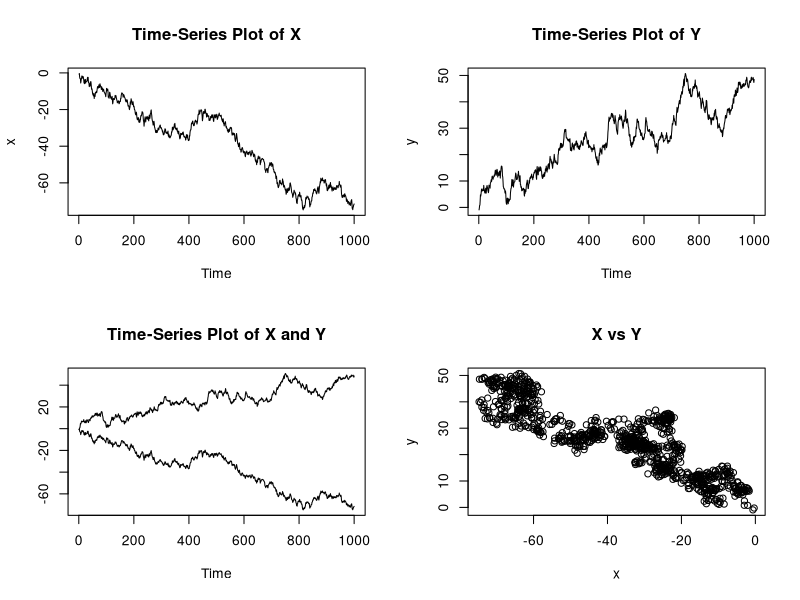
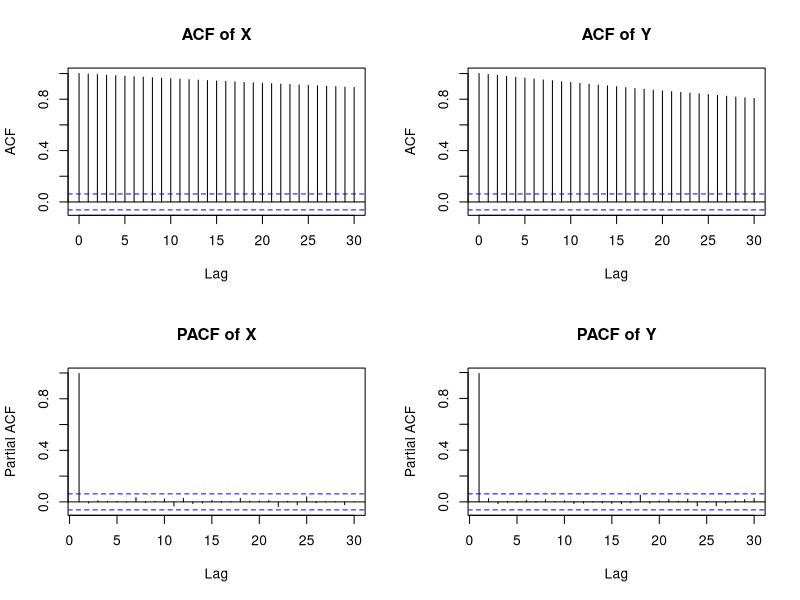

R code for these plots, in order:
set.seed(14)

x <- y <- rnorm(1000)
cor(x,y)
head(cbind(x,y))
mean(x-y)
sd(x-y)

y<- rnorm(1000)
cor(x,y)

for (i in 2:1000) {
  x[i] <- x[i-1] + rnorm(1)
  y[i] <- y[i-1] + rnorm(1)
}

cor(x,y)
head(cbind(x,y), 10)

par(mfrow=c(2,2))
plot.ts(x); title("Time-Series Plot of X")
plot.ts(y); title("Time-Series Plot of Y")
ts.plot(ts(x),ts(y)); title("Time-Series Plot of X and Y")
plot(x,y); title("X vs Y")
dev.off()

par(mfrow=c(2,2))
acf(x, main=""); title("ACF of X")
acf(y, main=""); title("ACF of Y")
pacf(x, main=""); title("PACF of X")
pacf(y, main=""); title("PACF of Y")
dev.off()

